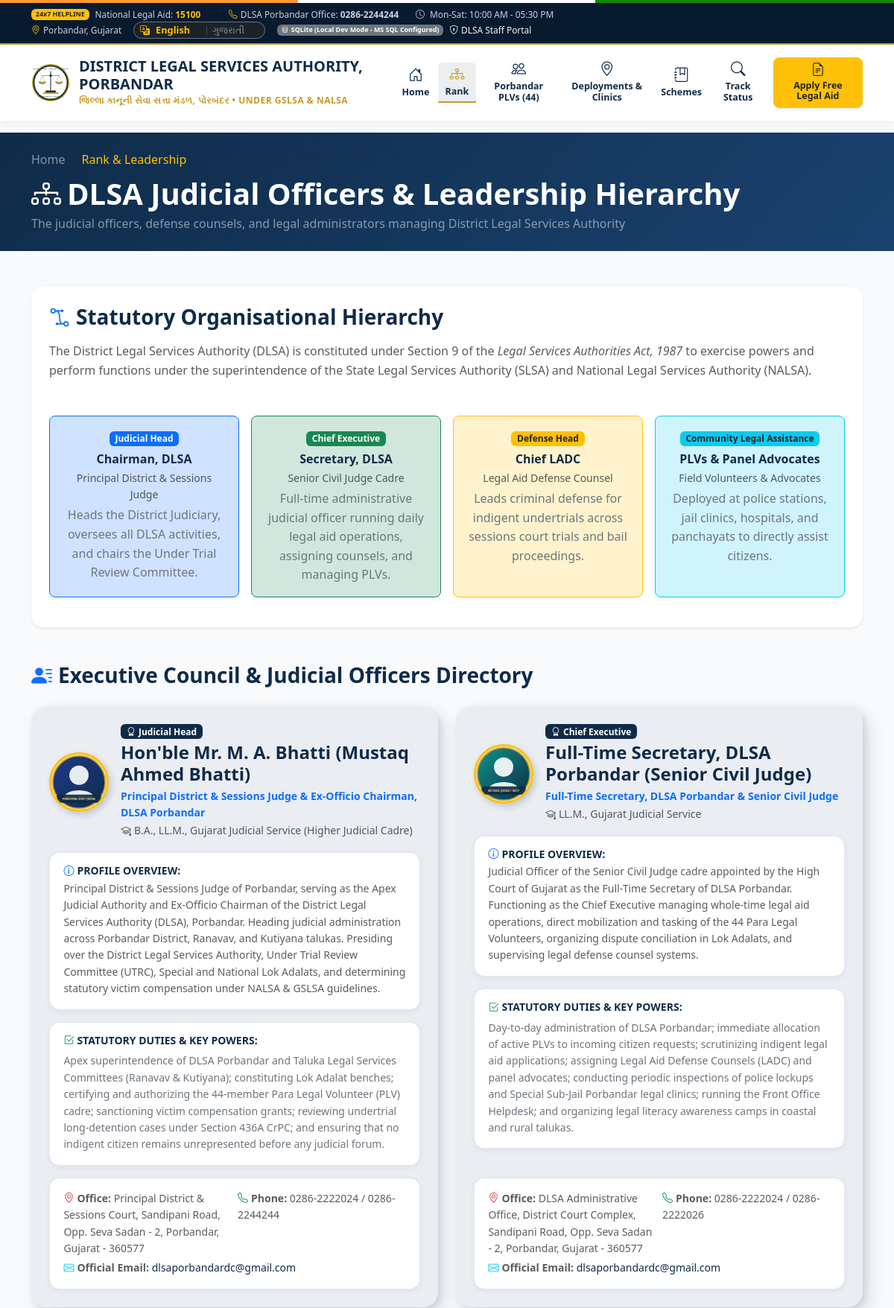
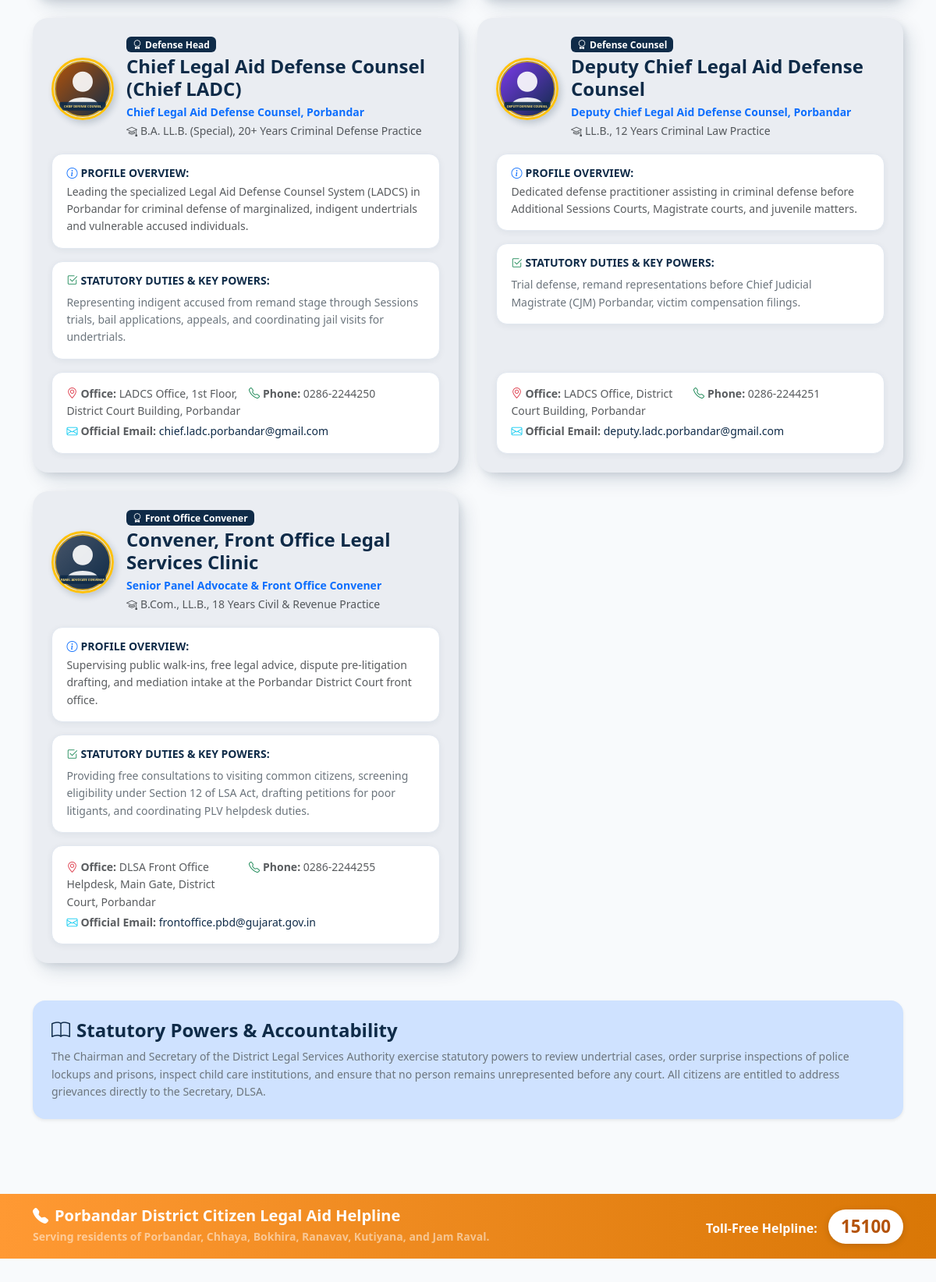
The app's page /leadership (upper part) with its own data (2 pictures, top to bottom).
### models.py (models this page shows, shortened)
class Member(Base):
    __tablename__ = "Members"
    id = Column(Integer, primary_key=True, autoincrement=True)
    name = Column(String(150), nullable=False)
    designation = Column(String(150), nullable=False)
    rank_order = Column(Integer, nullable=False, default=99)
    category = Column(String(80), nullable=False)  # Judicial Leadership, Administration, Legal Aid Defense Counsel, Panel Advocates
    qualification = Column(String(200), nullable=True)
    office_address = Column(String(300), nullable=True)
    email = Column(String(120), nullable=True)
    phone = Column(String(50), nullable=True)
    bio = Column(Text, nullable=True)
    responsibilities = Column(Text, nullable=True)
    photo_url = Column(String(300), nullable=True)
    is_active = Column(Boolean, default=True, nullable=False)
    created_at = Column(DateTime, default=lambda: datetime.now(timezone.utc), nullable=False)

### app.py (the view)
@app.route("/leadership")
def leadership():
    db = get_db()
    members = db.query(Member).filter(Member.is_active == True).order_by(Member.rank_order.asc()).all()
    return render_template("leadership.html", active_page="leadership", members=members)

### app.py (called while the page is built)
def get_db():
    if "db" not in g:
        g.db = SessionLocal()
    return g.db

@app.teardown_appcontext
def teardown_db(exception=None):
    db = g.pop("db", None)
    if db is not None:
        db.close()

@app.context_processor
def inject_global_data():
    lang = session.get("lang") or request.cookies.get("dlsa_lang") or "en"
    if lang not in ["en", "gu"]:
        lang = "en"
    session["lang"] = lang
    return {
        "active_db": ACTIVE_DB_TYPE,
        "active_db_info": DB_CONNECTION_INFO,
        "current_year": datetime.now(timezone.utc).year,
        "current_lang": lang,
        "t": lambda text: get_translation(text, lang),
        "translations_dict": TRANSLATIONS_DICT
    }

@app.template_filter('t')
def translate_filter(text):
    lang = session.get("lang") or request.cookies.get("dlsa_lang") or "en"
    if lang not in ["en", "gu"]:
        lang = "en"
    return get_translation(text, lang)

### translations.py (called while the page is built)
def get_translation(text, lang="en"):
    if lang != "gu":
        return text
    clean_text = text.strip() if isinstance(text, str) else text
    return TRANSLATIONS_DICT.get(clean_text, text)

### templates/leadership.html (shortened to what this page needs)
{% extends "base.html" %}
{% block content %}
<div class="bg-navy text-white py-4" style="background: linear-gradient(135deg, #0f2b48 0%, #1a426f 100%);">
    <div class="container">
        <nav aria-label="breadcrumb">
            <ol class="breadcrumb mb-2">
                <li class="breadcrumb-item"><a href="{{ url_for('index') }}" class="text-white-50 text-decoration-none">{% if current_lang == 'gu' %}મુખપૃષ્ઠ{% else %}Home{% endif %}</a></li>
                <li class="breadcrumb-item active text-warning" aria-current="page">{% if current_lang == 'gu' %}ન્યાયિક પદ અને નેતૃત્વ{% else %}Rank & Leadership{% endif %}</li>
            </ol>
        </nav>
        <h1 class="fw-bold mb-1"><i class="bi bi-diagram-3 me-2"></i>{% if current_lang == 'gu' %}ડીએલએસએ ન્યાયિક અધિકારીઓ અને હોદ્દાઓ{% else %}DLSA Judicial Officers & Leadership Hierarchy{% endif %}</h1>
        <p class="text-white-50 mb-0">{% if current_lang == 'gu' %}જિલ્લા કાનૂની સેવા સત્તા મંડળનું સંચાલન કરતા ન્યાયિક અધિકારીઓ, બચાવ પક્ષના વકીલો અને વહીવટી વડાઓ{% else %}The judicial officers, defense counsels, and legal administrators managing District Legal Services Authority{% endif %}</p>
    </div>
</div>
<div class="container py-5">
    <div class="card border-0 shadow-sm rounded-4 mb-5 bg-white p-4">
        <h3 class="fw-bold text-navy mb-3"><i class="bi bi-bezier2 me-2 text-primary"></i>{% if current_lang == 'gu' %}કાયદાકીય સંગઠનાત્મક માળખું{% else %}Statutory Organisational Hierarchy{% endif %}</h3>
        <p class="text-muted">
            {% if current_lang == 'gu' %}
            જિલ્લા કાનૂની સેવા સત્તા મંડળ (DLSA) ની સ્થાપના <em>કાનૂની સેવા સત્તા મંડળ અધિનિયમ, ૧૯૮૭ ની કલમ ૯</em> હેઠળ રાજ્ય કાનૂની સેવા સત્તા મંડળ (GSLSA) અને રાષ્ટ્રીય કાનૂની સેવા સત્તા મંડળ (NALSA) ના માર્ગદર્શન હેઠળ સત્તાઓ અને કાર્યો કરવા માટે કરવામાં આવી છે.
            {% else %}
            The District Legal Services Authority (DLSA) is constituted under Section 9 of the <em>Legal Services Authorities Act, 1987</em> to exercise powers and perform functions under the superintendence of the State Legal Services Authority (SLSA) and National Legal Services Authority (NALSA).
            {% endif %}
        </p>
        <div class="row g-3 text-center my-3">
            <div class="col-md-3">
                <div class="p-3 rounded-3 border border-primary bg-primary-subtle h-100">
                    <span class="badge bg-primary mb-2">{% if current_lang == 'gu' %}ન્યાયિક વડા{% else %}Judicial Head{% endif %}</span>
                    <h6 class="fw-bold text-navy mb-1">{% if current_lang == 'gu' %}ચેરમેનશ્રી, ડીએલએસએ{% else %}Chairman, DLSA{% endif %}</h6>
                    <small class="text-muted d-block mb-1">{% if current_lang == 'gu' %}પ્રિન્સિપાલ ડિસ્ટ્રિક્ટ & સેશન્સ જજ{% else %}Principal District & Sessions Judge{% endif %}</small>
                    <p class="x-small text-secondary mb-0">{% if current_lang == 'gu' %}જિલ્લા ન્યાયતંત્રના વડા છે, ડીએલએસએની તમામ કામગીરીનું નિરીક્ષણ કરે છે અને અન્ડર ટ્રાયલ રિવ્યુ કમિટીના અધ્યક્ષ છે.{% else %}Heads the District Judiciary, oversees all DLSA activities, and chairs the Under Trial Review Committee.{% endif %}</p>
                </div>
            </div>
            <div class="col-md-3">
                <div class="p-3 rounded-3 border border-success bg-success-subtle h-100">
                    <span class="badge bg-success mb-2">{% if current_lang == 'gu' %}મુખ્ય કાર્યકારી અધિકારી{% else %}Chief Executive{% endif %}</span>
                    <h6 class="fw-bold text-navy mb-1">{% if current_lang == 'gu' %}સેક્રેટરીશ્રી, ડીએલએસએ{% else %}Secretary, DLSA{% endif %}</h6>
                    <small class="text-muted d-block mb-1">{% if current_lang == 'gu' %}સિનિયર સિવિલ જજ કેડર{% else %}Senior Civil Judge Cadre{% endif %}</small>
                    <p class="x-small text-secondary mb-0">{% if current_lang == 'gu' %}દૈનિક કાનૂની સહાય કામગીરી ચલાવતા, વકીલો ફાળવતા અને પીએલવીનું સંચાલન કરતા પૂર્ણ-સમયના વહીવટી ન્યાયિક અધિકારી.{% else %}Full-time administrative judicial officer running daily legal aid operations, assigning counsels, and managing PLVs.{% endif %}</p>
                </div>
            </div>
            <div class="col-md-3">
                <div class="p-3 rounded-3 border border-warning bg-warning-subtle h-100">
                    <span class="badge bg-warning text-dark mb-2">{% if current_lang == 'gu' %}બચાવ પક્ષના વડા{% else %}Defense Head{% endif %}</span>
                    <h6 class="fw-bold text-navy mb-1">{% if current_lang == 'gu' %}ચીફ એલ.એ.ડી.સી.{% else %}Chief LADC{% endif %}</h6>
                    <small class="text-muted d-block mb-1">{% if current_lang == 'gu' %}લીગલ એઇડ ડિફેન્સ કાઉન્સેલ{% else %}Legal Aid Defense Counsel{% endif %}</small>
                    <p class="x-small text-secondary mb-0">{% if current_lang == 'gu' %}સેશન્સ કોર્ટની ટ્રાયલ અને જામીન કાર્યવાહીમાં ગરીબ કાચા કામના કેદીઓ માટે ફોજદારી બચાવનું નેતૃત્વ કરે છે.{% else %}Leads criminal defense for indigent undertrials across sessions court trials and bail proceedings.{% endif %}</p>
                </div>
            </div>
            <div class="col-md-3">
                <div class="p-3 rounded-3 border border-info bg-info-subtle h-100">
                    <span class="badge bg-info text-dark mb-2">{% if current_lang == 'gu' %}સામુદાયિક કાનૂની સહાય{% else %}Community Legal Assistance{% endif %}</span>
                    <h6 class="fw-bold text-navy mb-1">{% if current_lang == 'gu' %}પીએલવી અને પેનલ એડવોકેટ્સ{% else %}PLVs & Panel Advocates{% endif %}</h6>
                    <small class="text-muted d-block mb-1">{% if current_lang == 'gu' %}ફીલ્ડ વોલેન્ટિયર્સ અને પેનલ વકીલો{% else %}Field Volunteers & Advocates{% endif %}</small>
                    <p class="x-small text-secondary mb-0">{% if current_lang == 'gu' %}નાગરિકોને સીધી સહાય પૂરી પાડવા માટે પોલીસ સ્ટેશનો, જેલ ક્લિનિક્સ, હોસ્પિટલો અને પંચાયતોમાં તૈનાત.{% else %}Deployed at police stations, jail clinics, hospitals, and panchayats to directly assist citizens.{% endif %}</p>
                </div>
            </div>
        </div>
    </div>
    <h3 class="fw-bold text-navy mb-4"><i class="bi bi-person-lines-fill me-2 text-primary"></i>{% if current_lang == 'gu' %}કાર્યકારી પરિષદ અને ન્યાયિક અધિકારીઓની ડિરેક્ટરી{% else %}Executive Council & Judicial Officers Directory{% endif %}</h3>
    <div class="row g-4">
        {% for member in members %}
        <div class="col-lg-6">
            <div class="official-card">
                <div class="d-flex align-items-center mb-3">
                    <img src="{{ member.photo_url }}" alt="{{ member.name }}" class="rounded-circle me-3 border border-warning border-3" style="width: 80px; height: 80px; object-fit: cover; box-shadow: 3px 4px 8px rgba(15, 43, 72, 0.20);">
                    <div>
                        <div class="d-flex align-items-center gap-2 mb-1">
                            <span class="badge bg-navy text-white px-2 py-1"><i class="bi bi-award me-1"></i>{{ member.category | t }}</span>
                        </div>
                        <h4 class="fw-bold text-navy mb-1">{{ member.name }}</h4>
                        <div class="text-primary fw-semibold small">{{ member.designation | t }}</div>
                        <small class="text-muted"><i class="bi bi-mortarboard me-1"></i>{{ member.qualification }}</small>
                    </div>
                </div>
                <div class="info-subcard mb-3">
                    <h6 class="fw-bold text-navy mb-1 small text-uppercase"><i class="bi bi-info-circle me-1 text-primary"></i>{% if current_lang == 'gu' %}અધિકારી પરિચય:{% else %}Profile Overview:{% endif %}</h6>
                    <p class="small text-muted mb-0">{{ member.bio | t }}</p>
                </div>
                <div class="info-subcard mb-3">
                    <h6 class="fw-bold text-navy mb-2 small text-uppercase"><i class="bi bi-check2-square me-1 text-success"></i>{% if current_lang == 'gu' %}કાયદાકીય સત્તા અને મુખ્ય ફરજો:{% else %}Statutory Duties & Key Powers:{% endif %}</h6>
                    <div class="small text-secondary">
                        {{ member.responsibilities | t }}
                    </div>
                </div>
                <div class="info-subcard mt-auto mb-0">
                    <div class="row g-2 small text-muted">
                        <div class="col-sm-6">
                            <i class="bi bi-geo-alt me-1 text-danger"></i><strong>{% if current_lang == 'gu' %}કચેરીનું સરનામું:{% else %}Office:{% endif %}</strong> {{ member.office_address | t }}
                        </div>
                        <div class="col-sm-6">
                            <i class="bi bi-telephone me-1 text-success"></i><strong>{% if current_lang == 'gu' %}સંપર્ક નંબર:{% else %}Phone:{% endif %}</strong> {{ member.phone }}
                        </div>
                        <div class="col-12 mt-1">
                            <i class="bi bi-envelope me-1 text-info"></i><strong>{% if current_lang == 'gu' %}સત્તાવાર ઇમેઇલ:{% else %}Official Email:{% endif %}</strong>
                            <a href="mailto:{{ member.email }}" class="text-decoration-none text-navy">{{ member.email }}</a>
                        </div>
                    </div>
                </div>
            </div>
        </div>
        {% endfor %}
    </div>
    <div class="card border-0 shadow-sm rounded-4 mt-5 p-4 bg-primary-subtle border border-primary">
        <h4 class="fw-bold text-navy mb-2"><i class="bi bi-book me-2"></i>{% if current_lang == 'gu' %}કાયદાકીય સત્તા અને લોકજવાબદારી{% else %}Statutory Powers & Accountability{% endif %}</h4>
        <p class="small text-secondary mb-0">
            {% if current_lang == 'gu' %}
            જિલ્લા કાનૂની સેવા સત્તા મંડળના અધ્યક્ષશ્રી અને સચિવશ્રી કાચા કામના કેદીઓના કેસોની સમીક્ષા કરવા, પોલીસ લોકઅપ અને જેલોનું આકસ્મિક નિરીક્ષણ કરવા, બાળ સંભાળ ગૃહોની મુલાકાત લેવા અને કોઈપણ અદાલતમાં કોઈ વ્યક્તિ પ્રતિનિધિત્વ વગર ન રહે તે સુનિશ્ચિત કરવા માટે કાયદાકીય સત્તા ધરાવે છે. તમામ નાગરિકો સીધા સચિવશ્રી, ડીએલએસએને ફરિયાદ કરવા હકદાર છે.
            {% else %}
            The Chairman and Secretary of the District Legal Services Authority exercise statutory powers to review undertrial cases, order surprise inspections of police lockups and prisons, inspect child care institutions, and ensure that no person remains unrepresented before any court. All citizens are entitled to address grievances directly to the Secretary, DLSA.
            {% endif %}
        </p>
    </div>
</div>
{% endblock %}

### static/css/style.css (style rules this page uses)
:root { --primary-navy: #0f2b48; --secondary-navy: #1a426f; --accent-gold: #c59b27; --accent-gold-light: #f7e9be; --tricolor-saffron: #ff9933; --tricolor-green: #138808; --bg-light: #f8fafc; --card-border: #e2e8f0; --text-dark: #1e293b; --text-muted: #64748b; --success: #10b981; --info: #0284c7; --warning: #f59e0b; }
html, body { overflow-x: hidden; max-width: 100vw; width: 100%; }
body { font-family: 'Segoe UI', system-ui, -apple-system, sans-serif; color: var(--text-dark); background-color: var(--bg-light); line-height: 1.6; }
.bg-navy { background-color: var(--primary-navy) !important; color: #ffffff !important; }
.text-navy { color: var(--primary-navy) !important; }
.official-card { background-color: #eaedf2 !important; border-radius: 20px !important; border: none !important; padding: 1.5rem; box-shadow: 8px 10px 24px -2px rgba(15, 43, 72, 0.16), 3px 4px 10px -1px rgba(15, 43, 72, 0.10) !important; transition: all 0.25s ease; height: 100%; display: flex; flex-direction: column; }
.info-subcard { background-color: #ffffff !important; border: 1px solid #e2e8f0 !important; border-radius: 14px !important; padding: 1rem 1.15rem; margin-bottom: 0.9rem; box-shadow: 0 2px 8px rgba(15, 43, 72, 0.06) !important; }

### records on screen
Member: photo_url (picture), category|t "Judicial Head", name "Hon'ble Mr. M. A. Bhatti (Mustaq Ahmed Bhatti)", designation|t "Principal District & Sessions Judge & Ex-Officio Chairman, DLSA Porbandar", qualification "B.A., LL.M., Gujarat Judicial Service (Higher Judicial Cadre)", bio|t "Principal District & Sessions Judge of Porbandar, serving as the Apex Judicial Authority and Ex-Officio Chairman of the District Legal Services Authority (DLSA), Porbandar. Heading judicial administration across Porbandar District, Ranavav, and Kutiyana talukas. Presiding over the District Legal Services Authority, Under Trial Review Committee (UTRC), Special and National Lok Adalats, and determining statutory victim compensation under NALSA & GSLSA guidelines.", responsibilities|t "Apex superintendence of DLSA Porbandar and Taluka Legal Services Committees (Ranavav & Kutiyana); constituting Lok Adalat benches; certifying and authorizing the 44-member Para Legal Volunteer (PLV) cadre; sanctioning victim compensation grants; reviewing undertrial long-detention cases under Section 436A CrPC; and ensuring that no indigent citizen remains unrepresented before any judicial forum.", office_address|t "Principal District & Sessions Court, Sandipani Road, Opp. Seva Sadan - 2, Porbandar, Gujarat - 360577", phone "0286-2222024 / 0286-2244244", email "dlsaporbandardc@gmail.com"
Member: photo_url (picture), category|t "Chief Executive", name "Full-Time Secretary, DLSA Porbandar (Senior Civil Judge)", designation|t "Full-Time Secretary, DLSA Porbandar & Senior Civil Judge", qualification "LL.M., Gujarat Judicial Service", bio|t "Judicial Officer of the Senior Civil Judge cadre appointed by the High Court of Gujarat as the Full-Time Secretary of DLSA Porbandar. Functioning as the Chief Executive managing whole-time legal aid operations, direct mobilization and tasking of the 44 Para Legal Volunteers, organizing dispute conciliation in Lok Adalats, and supervising legal defense counsel systems.", responsibilities|t "Day-to-day administration of DLSA Porbandar; immediate allocation of active PLVs to incoming citizen requests; scrutinizing indigent legal aid applications; assigning Legal Aid Defense Counsels (LADC) and panel advocates; conducting periodic inspections of police lockups and Special Sub-Jail Porbandar legal clinics; running the Front Office Helpdesk; and organizing legal literacy awareness camps in coastal and rural talukas.", office_address|t "DLSA Administrative Office, District Court Complex, Sandipani Road, Opp. Seva Sadan - 2, Porbandar, Gujarat - 360577", phone "0286-2222024 / 0286-2222026", email "dlsaporbandardc@gmail.com"
Member: photo_url (picture), category|t "Defense Head", name "Chief Legal Aid Defense Counsel (Chief LADC)", designation|t "Chief Legal Aid Defense Counsel, Porbandar", qualification "B.A. LL.B. (Special), 20+ Years Criminal Defense Practice", bio|t "Leading the specialized Legal Aid Defense Counsel System (LADCS) in Porbandar for criminal defense of marginalized, indigent undertrials and vulnerable accused individuals.", responsibilities|t "Representing indigent accused from remand stage through Sessions trials, bail applications, appeals, and coordinating jail visits for undertrials.", office_address|t "LADCS Office, 1st Floor, District Court Building, Porbandar", phone "0286-2244250", email "chief.ladc.porbandar@gmail.com"
Member: photo_url (picture), category|t "Defense Counsel", name "Deputy Chief Legal Aid Defense Counsel", designation|t "Deputy Chief Legal Aid Defense Counsel, Porbandar", qualification "LL.B., 12 Years Criminal Law Practice", bio|t "Dedicated defense practitioner assisting in criminal defense before Additional Sessions Courts, Magistrate courts, and juvenile matters.", responsibilities|t "Trial defense, remand representations before Chief Judicial Magistrate (CJM) Porbandar, victim compensation filings.", office_address|t "LADCS Office, District Court Building, Porbandar", phone "0286-2244251", email "deputy.ladc.porbandar@gmail.com"
Member: photo_url (picture), category|t "Front Office Convener", name "Convener, Front Office Legal Services Clinic", designation|t "Senior Panel Advocate & Front Office Convener", qualification "B.Com., LL.B., 18 Years Civil & Revenue Practice", bio|t "Supervising public walk-ins, free legal advice, dispute pre-litigation drafting, and mediation intake at the Porbandar District Court front office.", responsibilities|t "Providing free consultations to visiting common citizens, screening eligibility under Section 12 of LSA Act, drafting petitions for poor litigants, and coordinating PLV helpdesk duties.", office_address|t "DLSA Front Office Helpdesk, Main Gate, District Court, Porbandar", phone "0286-2244255", email "frontoffice.pbd@gujarat.gov.in"

### other values on screen
{{ active_db }} "SQLite (Local Dev Mode - MS SQL Configured)"
